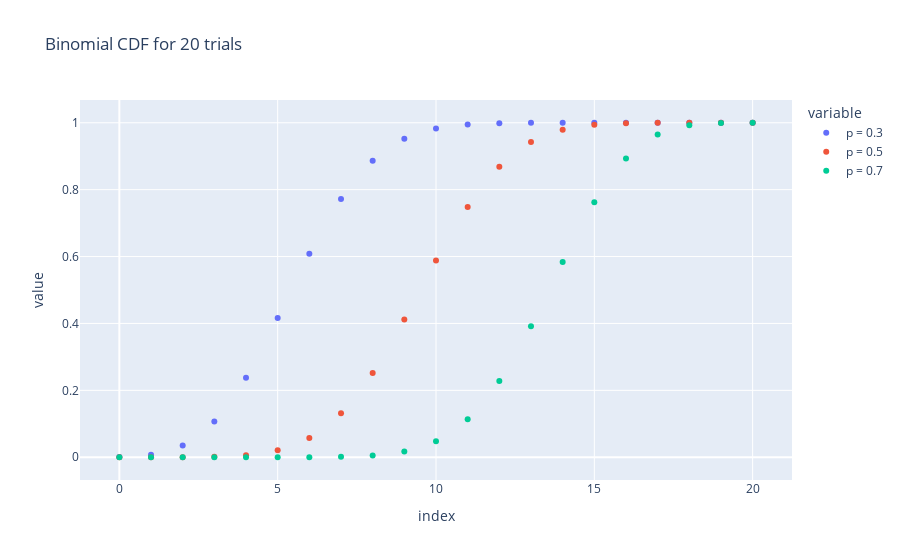

The notebook cell saved with this chart:
### Code cell
import plotly.express as px
n = 20 # num of trials
x = [i for i in range(0,n+1)] # support vector

p = 0.3
prob = pd.DataFrame([])
prob[f'p = {p}'] = binom.cdf(x, n, p)
p = 0.5
prob[f'p = {p}'] = binom.cdf(x, n, p)
p = 0.7
prob[f'p = {p}'] = binom.cdf(x, n, p)
     
# List arguments
fig = px.scatter(prob,title=f"Binomial CDF for {n} trials")
fig.show()

### Figure 1 — Plotly figure (JSON) as saved in the notebook; plotly's stock layout.template omitted (floating-point values rounded to 4 significant figures)
{"data": [{"hovertemplate": "variable=p = 0.3<br>index=%{x}<br>value=%{y}<extra></extra>", "legendgroup": "p = 0.3", "marker": {"color": "#636efa", "symbol": "circle"}, "mode": "markers", "name": "p = 0.3", "orientation": "v", "showlegend": true, "type": "scatter", "x": [0, 1, 2, 3, 4, 5, 6, 7, 8, 9, 10, 11, 12, 13, 14, 15, 16, 17, 18, 19, 20], "xaxis": "x", "y": [0.0007979, 0.007637, 0.03548, 0.1071, 0.2375, 0.4164, 0.608, 0.7723, 0.8867, 0.952, 0.9829, 0.9949, 0.9987, 0.9997, 1.0, 1.0, 1.0, 1.0, 1.0, 1.0, 1], "yaxis": "y"}, {"hovertemplate": "variable=p = 0.5<br>index=%{x}<br>value=%{y}<extra></extra>", "legendgroup": "p = 0.5", "marker": {"color": "#EF553B", "symbol": "circle"}, "mode": "markers", "name": "p = 0.5", "orientation": "v", "showlegend": true, "type": "scatter", "x": [0, 1, 2, 3, 4, 5, 6, 7, 8, 9, 10, 11, 12, 13, 14, 15, 16, 17, 18, 19, 20], "xaxis": "x", "y": [9.537e-07, 2.003e-05, 0.0002012, 0.001288, 0.005909, 0.02069, 0.05766, 0.1316, 0.2517, 0.4119, 0.5881, 0.7483, 0.8684, 0.9423, 0.9793, 0.9941, 0.9987, 0.9998, 1.0, 1.0, 1], "yaxis": "y"}, {"hovertemplate": "variable=p = 0.7<br>index=%{x}<br>value=%{y}<extra></extra>", "legendgroup": "p = 0.7", "marker": {"color": "#00cc96", "symbol": "circle"}, "mode": "markers", "name": "p = 0.7", "orientation": "v", "showlegend": true, "type": "scatter", "x": [0, 1, 2, 3, 4, 5, 6, 7, 8, 9, 10, 11, 12, 13, 14, 15, 16, 17, 18, 19, 20], "xaxis": "x", "y": [3.487e-11, 1.662e-09, 3.773e-08, 5.427e-07, 5.55e-06, 4.294e-05, 0.000261, 0.001279, 0.005138, 0.01714, 0.04796, 0.1133, 0.2277, 0.392, 0.5836, 0.7625, 0.8929, 0.9645, 0.9924, 0.9992, 1], "yaxis": "y"}], "layout": {"legend": {"title": {"text": "variable"}, "tracegroupgap": 0}, "title": {"text": "Binomial CDF for 20 trials"}, "xaxis": {"anchor": "y", "domain": [0, 1], "title": {"text": "index"}}, "yaxis": {"anchor": "x", "domain": [0, 1], "title": {"text": "value"}}}}
